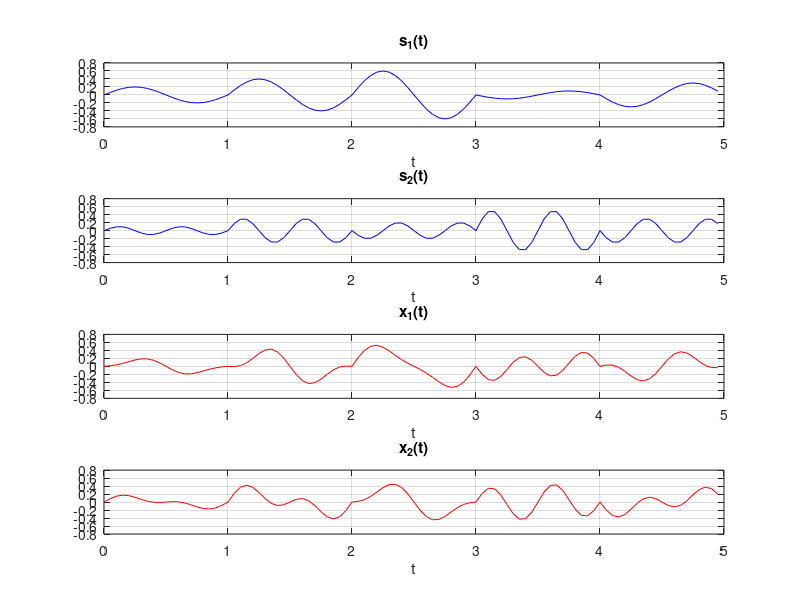

Reproduce this figure in MATLAB. (Note: this script raises an error after producing the figure.)
            %% Section 1
    %% Part 1 - Alef)
M = 2;
N = 2;
fs = 20;
WL = 1;
c = [0.2 0.4 0.6 -0.1 -0.3];
d = [0.1 0.3 -0.2 0.5 -0.3];
k = [1 2 3 4 5];
K = length(k);
T = WL * fs * K;
S = zeros(N,T);
for i = 1:length(k)
    t_temp = k(i)-1:WL/fs:k(i)-WL/fs;
    s1_temp = c(i) * sin(2*pi*t_temp);
    s2_temp = d(i) * sin(4*pi*t_temp);
    s_temp = [s1_temp;s2_temp];
    S(:,T/K*(i-1)+1:T/K*i) = s_temp;
end
% % ***
% S(1,:) = S(1,:)/norm(S(1,:));
% S(2,:) = S(2,:)/norm(S(2,:));
% % ***
A = [0.8 -0.6;0.6 0.8];
X = A*S;
figure(1);
t = 0:WL/fs:5-WL/fs;
subplot(4,1,1);
plot(t,S(1,:),'b');
xlabel('t');
title("s_1(t)");
grid on;
subplot(4,1,2);
plot(t,S(2,:),'b');
xlabel('t');
title("s_2(t)");
grid on;
subplot(4,1,3);
plot(t,X(1,:),'r');
xlabel('t');
title("x_1(t)");
grid on;
subplot(4,1,4);
plot(t,X(2,:),'r');
xlabel('t');
title("x_2(t)");
grid on;

    %% Part 2 - be)
X1 = X(:,1:20);
X2 = X(:,21:40);
Rx1 = X1 * transpose(X1);
Rx2 = X2 * transpose(X2);
[Q,D] = eig(inv(Rx2)*Rx1);
B = transpose(Q);
S_pred = B * X;
E = norm(S_pred-S,"fro")^2/norm(S,"fro")^2;
% Rx = X * transpose(X);
% [U,D] = eig(Rx);
% Z = D^(-1/2) * transpose(U) * X;
% Z1 = Z(:,1:20);
% Z2 = Z(:,21:40);
% Rz1 = Z1 * transpose(Z1);
% Rz2 = Z2 * transpose(Z2);
% [Q,D] = eig(inv(Rz2)*Rz1);
% B = transpose(Q);
% S_pred = B * Z;
% E = norm(S_pred-S,"fro")^2/norm(S,"fro")^2;

    %% Part 3 - jim)
B_init = [0.7 0.8;-0.5 0.9];
B_JD = JD(B_init,X,T,K,K,M,N);
S_pred_JD = B_JD * X;
E_JD = norm(S_pred_JD-S,"fro")^2/norm(S,"fro")^2;

    %% Part 4 - dal)
W = randn(M,T);
W = W/norm(W,"fro");
SNR = 20;
sigma = sqrt(norm(X,"fro")/10^(SNR/10));
Y = X + sigma*W;
B_y = JD(B_init,Y,T,K,K,M,N);
S_pred_y = B_y * Y;
E_y = norm(S_pred_y-S,"fro")^2/norm(S,"fro")^2;

    %% Part 5 - he)
SNR = 20;
sigma = sqrt(norm(X,"fro")/10^(SNR/10));
E_avg = zeros(4,1);
n_trials = 100;
K_values = [2,3,4,5];
for k = 2:K
    E_k = zeros(n_trials,1);
    for n=1:n_trials
        W = randn(M,T);
        W = W/norm(W,"fro");
        Y = X + sigma*W;
        B_y = JD(B_init,Y,T,K,k,M,N);
        S_pred_n = B_y * Y;
        E_n = norm(S_pred_n-S,"fro")^2/norm(S,"fro")^2;
        E_k(n) = E_n;
    end
    E_avg(k-1) = mean(E_k);
end
figure(2);
plot(K_values,E_avg,'o-');
xlabel('K');
ylabel("Error");
title("Source Signal Estimation Error");
grid on;

    %% Part 6 - ye)
SNR_Vals = [5,10,15,20];
E_avgs = zeros(length(SNR_Vals),1);
for i = 1:length(SNR_Vals)
   snr = SNR_Vals(i);
   sigma = sqrt(norm(X,"fro")/10^(snr/10));
   E_k = zeros(n_trials,1);
   for n=1:n_trials
        W = randn(M,T);
        W = W/norm(W,"fro");
        Y = X + sigma*W;
        B_y = JD(B_init,Y,T,K,k,M,N);
        S_pred_n = B_y * Y;
        E_n = norm(S_pred_n-S,"fro")^2/norm(S,"fro")^2;
        E_k(n) = E_n;
   end
   E_avgs(i) = mean(E_k);
end
figure(3);
plot(SNR_Vals,E_avgs,'o-');
xlabel('SNR [dB]');
ylabel("Error");
title("Source Signal Estimation Error K=5");
grid on;

    %% Local Necessary Functions
function B = JD(B_init,X,T,K_r,K,M,N)
    trials = 20;
    B = B_init;
    for n = 1:trials
        for i = 1:N
            Ri = Ri_Mat(X,K_r,K,T,B,M,N,i);
            [U,D] = eig(Ri);
            [~,idx] = min(min(D));
            b = U(:,idx);
            B(i,:) = b;
        end
    end
    B = -B;
end

function R = Ri_Mat(X,K_r,K,T,B,M,N,i)
    R = zeros(M,M);
    for k = 1 : K
        idx1 = floor(T/K_r*(k-1)+1);
        idx2 = floor(T/K_r*k);
        X_w = X(idx1:idx2);
        Rxk = X_w*transpose(X_w);
        for j = 1 : N
           if j == i
              continue; 
           end
           R = R + (Rxk * transpose(B(j,:))) * transpose((Rxk * transpose(B(j,:))));
        end
    end
end